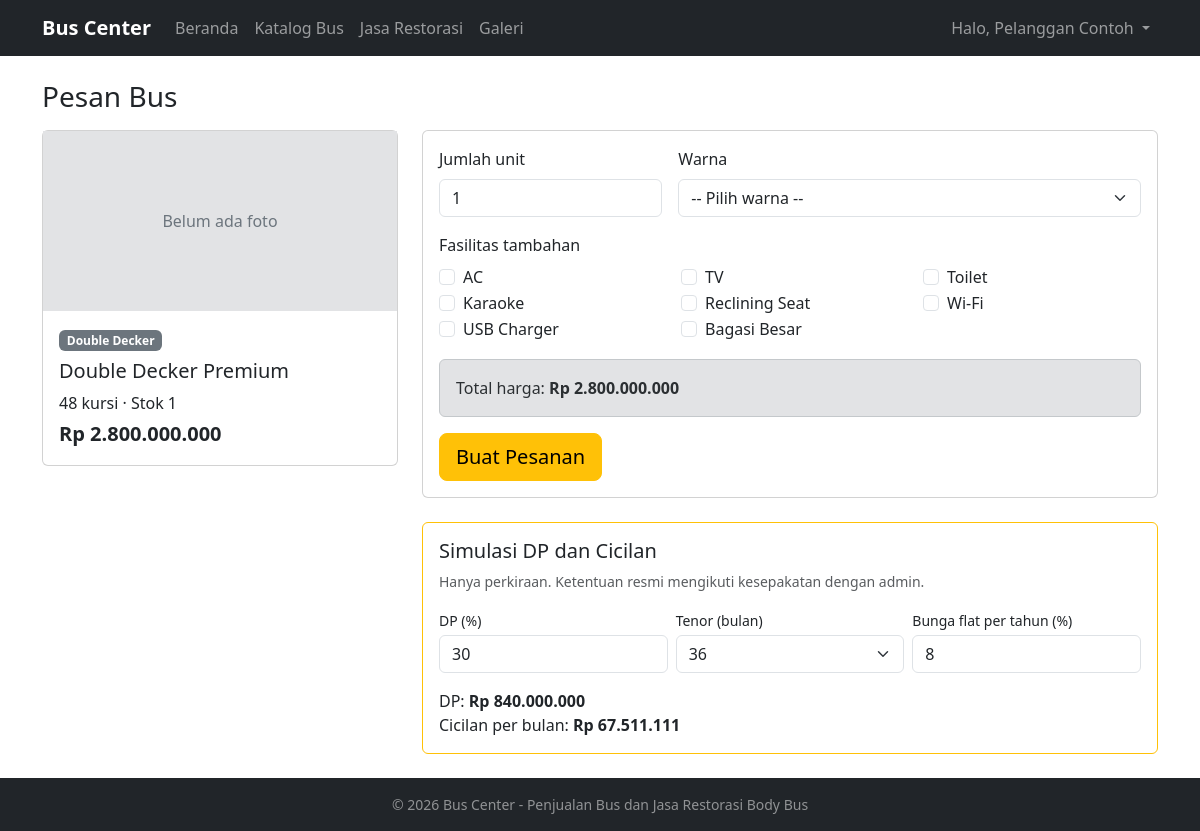
The app's page /user/pesan.php?bus_id=4 (signed in) with its own data.
### tables this page shows
CREATE TABLE bus (
  id            INT AUTO_INCREMENT PRIMARY KEY,
  kategori_id   INT NOT NULL,
  nama          VARCHAR(100) NOT NULL,
  harga         DECIMAL(15,2) NOT NULL,
  kapasitas     INT NOT NULL,                       
  deskripsi     TEXT,
  spesifikasi   TEXT,
  gambar        VARCHAR(255) DEFAULT NULL,          
  stok          INT NOT NULL DEFAULT 0,
  created_at    TIMESTAMP NOT NULL DEFAULT CURRENT_TIMESTAMP,
  FOREIGN KEY (kategori_id) REFERENCES kategori(id)
    ON UPDATE CASCADE ON DELETE RESTRICT
);

CREATE TABLE kategori (
  id             INT AUTO_INCREMENT PRIMARY KEY,
  nama_kategori  VARCHAR(50) NOT NULL UNIQUE
);

### user/pesan.php (the view, shortened to what this page needs)
<?php
$bus_id = (int)($_GET['bus_id'] ?? $_POST['bus_id'] ?? 0);
$daftar_fasilitas = ['AC', 'TV', 'Toilet', 'Karaoke', 'Reclining Seat', 'Wi-Fi', 'USB Charger', 'Bagasi Besar'];
$b = db_row("SELECT b.*, k.nama_kategori FROM bus b JOIN kategori k ON k.id = b.kategori_id WHERE b.id = ?", "i", [$bus_id]);
require_once __DIR__ . '/../includes/header.php';
?>
<h3 class="mb-3">Pesan Bus</h3>
<div class="row g-4">
    <div class="col-lg-4">
        <div class="card">
            <?= tampil_gambar('bus', $b['gambar'], $b['nama'], 180) ?>
            <div class="card-body">
                <span class="badge text-bg-secondary mb-2"><?= e($b['nama_kategori']) ?></span>
                <h5><?= e($b['nama']) ?></h5>
                <p class="mb-1"><?= (int)$b['kapasitas'] ?> kursi &middot; Stok <?= (int)$b['stok'] ?></p>
                <p class="fs-5 fw-bold mb-0"><?= rupiah($b['harga']) ?></p>
            </div>
        </div>
    </div>
    <div class="col-lg-8">
        <?php if ($b['stok'] < 1): ?>
            <div class="alert alert-warning">Maaf, stok bus ini sedang habis.</div>
        <?php else: ?>
            <form method="POST" class="card card-body mb-4">
                <div class="row g-3">
                    <div class="col-md-4">
                        <label class="form-label">Jumlah unit</label>
                        <input type="number" name="jumlah" id="jumlah" class="form-control" min="1" max="<?= (int)$b['stok'] ?>" value="1" required>
                    </div>
                    <div class="col-md-8">
                        <label class="form-label">Warna</label>
                        <select name="warna" class="form-select" required>
                            <option value="">-- Pilih warna --</option>
                        </select>
                    </div>
                    <div class="col-12">
                        <label class="form-label">Fasilitas tambahan</label>
                        <div class="row">
                            <?php foreach ($daftar_fasilitas as $f): ?>
                                <div class="col-6 col-md-4">
                                    <div class="form-check">
                                        <input class="form-check-input" type="checkbox" name="fasilitas[]" value="<?= e($f) ?>" id="f<?= md5($f) ?>">
                                        <label class="form-check-label" for="f<?= md5($f) ?>"><?= e($f) ?></label>
                                    </div>
                                </div>
                            <?php endforeach; ?>
                        </div>
                    </div>
                    <div class="col-12">
                        <div class="alert alert-secondary mb-0">
                            Total harga: <strong id="totalHarga"><?= rupiah($b['harga']) ?></strong>
                        </div>
                    </div>
                    <div class="col-12">
                        <button type="submit" name="pesan" class="btn btn-warning btn-lg">Buat Pesanan</button>
                    </div>
                </div>
            </form>
            <div class="card border-warning">
                <div class="card-body">
                    <h5 class="card-title">Simulasi DP dan Cicilan</h5>
                    <p class="small text-muted">Hanya perkiraan. Ketentuan resmi mengikuti kesepakatan dengan admin.</p>
                    <div class="row g-2 mb-3">
                        <div class="col-md-4">
                            <label class="form-label small mb-1">DP (%)</label>
                            <input type="number" id="dpPersen" class="form-control" value="30" min="0" max="100">
                        </div>
                        <div class="col-md-4">
                            <label class="form-label small mb-1">Tenor (bulan)</label>
                            <select id="tenor" class="form-select">
                                <option>12</option><option>24</option><option selected>36</option><option>48</option>
                            </select>
                        </div>
                        <div class="col-md-4">
                            <label class="form-label small mb-1">Bunga flat per tahun (%)</label>
                            <input type="number" id="bunga" class="form-control" value="8" min="0" step="0.1">
                        </div>
                    </div>
                    <div>DP: <strong id="simDp">-</strong></div>
                    <div>Cicilan per bulan: <strong id="simCicilan">-</strong></div>
                </div>
            </div>
        <?php endif; ?>
    </div>
</div>
<?php require_once __DIR__ . '/../includes/footer.php'; ?>

### records on screen
bus: kategori.nama_kategori "Double Decker", nama "Double Decker Premium", kapasitas "48", stok "1", harga "Rp 2.800.000.000", jumlah "1"

### other values on screen
APP_NAME "Bus Center"
$_SESSION['nama'] "Pelanggan Contoh"
$f "AC"
$f "TV"
$f "Toilet"
$f "Karaoke"
$f "Reclining Seat"
$f "Wi-Fi"
$f "USB Charger"
$f "Bagasi Besar"
